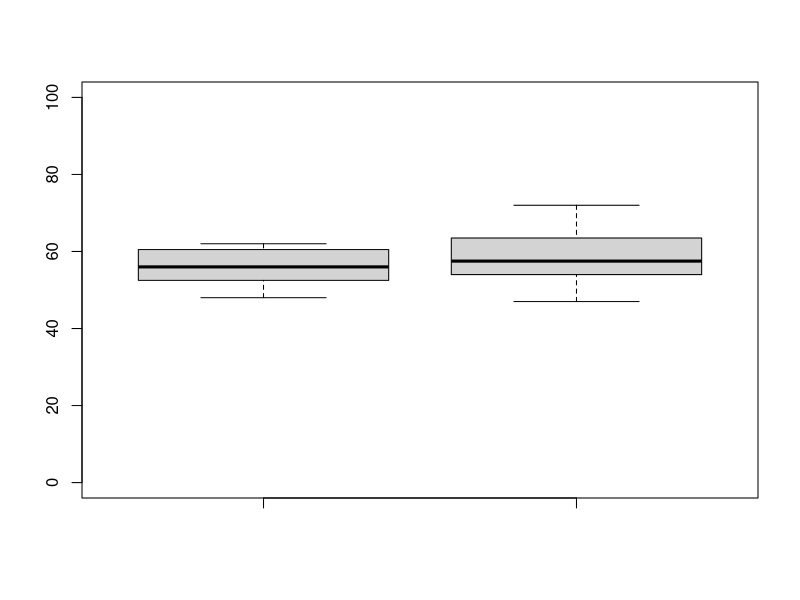

R code for this plot:
x <- round(runif(12,min=48, max=62))

y <- round(rnorm(12, mean=58, sd=7))

boxplot(x,y, ylim=c(0,100))

xy <- data.frame(x,y)

print(xy)

write.csv(xy, 'xy.csv')

res <- t.test(x,y)

print(res)
